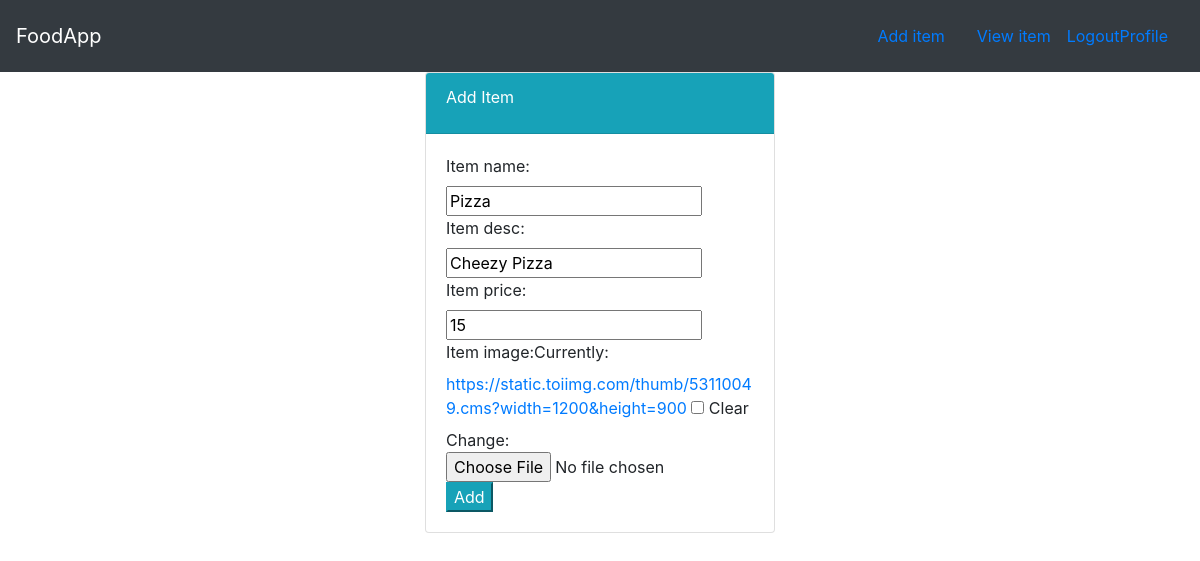
The app's page /update/2/ (signed in) with its own data.
### food/models.py (models this page shows, shortened)
class Item(models.Model):
    user_name = models.ForeignKey(User,on_delete=models.CASCADE,default=1)
    item_name = models.CharField(max_length=200)
    item_desc = models.CharField(max_length=200)
    item_price = models.IntegerField()
    item_image = models.FileField(upload_to='uploads',null=True,blank=True)

### food/views.py (the view, shortened to what this page needs)
# urls.py: path('update/<int:id>/',views.UpdateItemView.as_view(),name='update_item'),
class UpdateItemView(LoginRequiredMixin,View):
    template_name = 'food/item-form.html'
    def get(self, request, id):
        item = get_object_or_404(Item, id=id)
        form = ItemForm(instance=item)
        return render(request, self.template_name, {'form': form, 'item': item})

### food/forms.py
class ItemForm(forms.ModelForm):
    class Meta:
        model = Item
        fields = ['item_name','item_desc','item_price','item_image']

### food/templates/food/item-form.html (shortened to what this page needs)
{% extends 'food/base.html' %}
{% block body %}
<div class="container">
    <div class="row">
        <div class="col-md-4 offset-md-4">
            <div class="card">
                <div class="card-header text-white bg-info">
                    <div class="card-title">
                        Add Item
                    </div>
                </div>
                <div class="card-body">
                    <form method="POST">
                        {{ form }}
                        <button class="btn-info" type="submit">Add</button>
                    </form>
                </div>
            </div>
        </div>
    </div>
</div>
{% endblock %}

### food/static/food/style.css (style rules this page uses)
body { background-color: lightcyan; }

### records on screen
Item: item_name "Pizza", item_desc "Cheezy Pizza", item_price "15"
